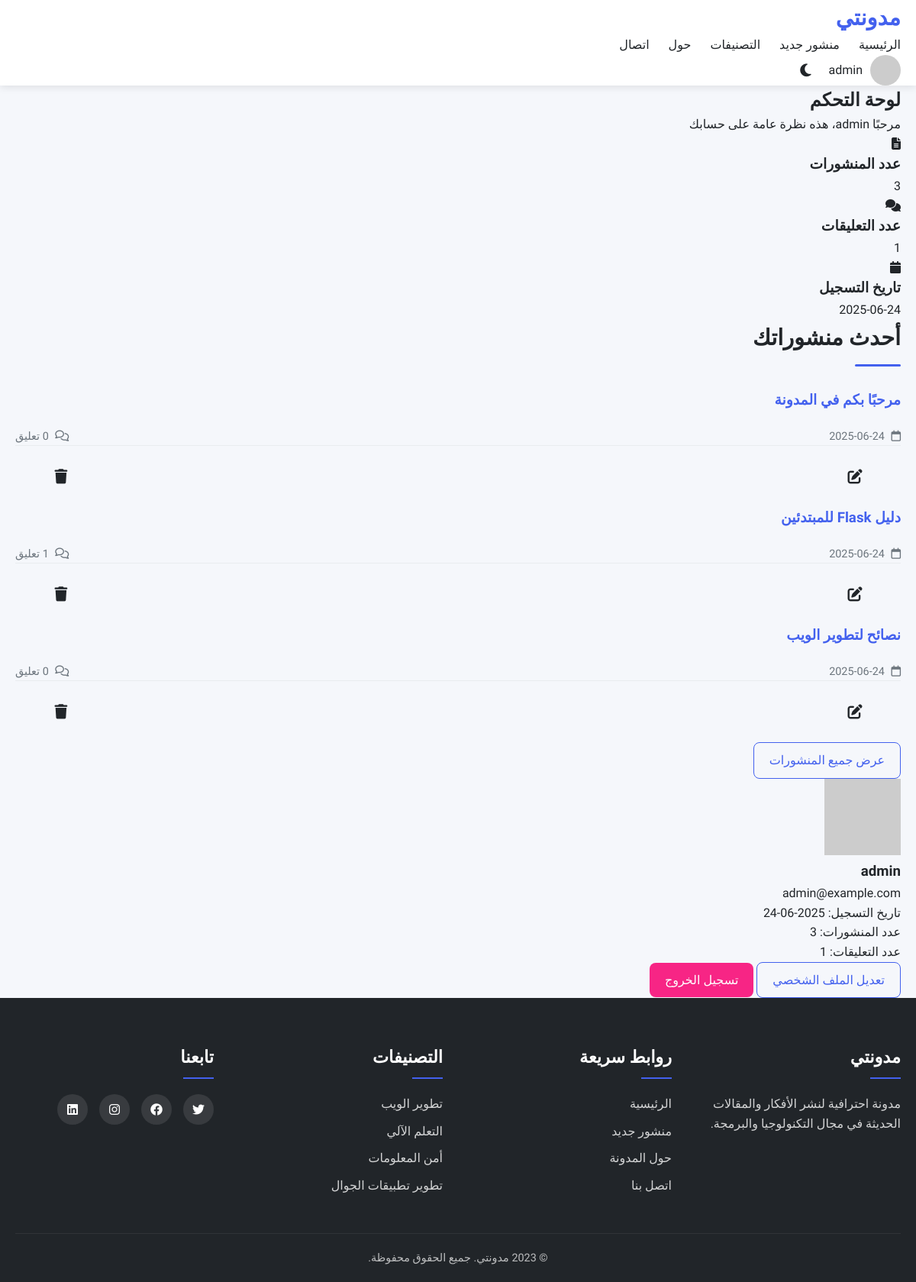
The page /dashboard (signed in) on the database its author committed.
### app.py (models this page shows)
class User(db.Model, UserMixin):
    id = db.Column(db.Integer, primary_key=True)
    username = db.Column(db.String(50), unique=True, nullable=False)
    email = db.Column(db.String(120), unique=True, nullable=False)
    password = db.Column(db.String(200), nullable=False)
    created_at = db.Column(db.DateTime, default=datetime.utcnow)
    is_admin = db.Column(db.Boolean, default=False)
    posts = db.relationship('Post', backref='author', lazy=True)
    comments = db.relationship('Comment', backref='user', lazy=True)

class Post(db.Model):
    id = db.Column(db.Integer, primary_key=True)
    title = db.Column(db.String(200), nullable=False)
    content = db.Column(db.Text, nullable=False)
    image = db.Column(db.String(100))
    created_at = db.Column(db.DateTime, default=datetime.utcnow)
    updated_at = db.Column(db.DateTime, default=datetime.utcnow, onupdate=datetime.utcnow)
    user_id = db.Column(db.Integer, db.ForeignKey('user.id'), nullable=False)
    category_id = db.Column(db.Integer, db.ForeignKey('category.id'))
    comments = db.relationship('Comment', backref='post', lazy=True)

class Category(db.Model):
    id = db.Column(db.Integer, primary_key=True)
    name = db.Column(db.String(50), unique=True, nullable=False)
    posts = db.relationship('Post', backref='category', lazy=True)

### app.py (the view)
@app.route('/dashboard')
@login_required
def dashboard():
    user_posts = Post.query.filter_by(user_id=current_user.id).order_by(Post.created_at.desc()).limit(5).all()
    return render_template('dashboard.html', user=current_user, posts=user_posts)

### app.py (called while the page is built)
@login_manager.user_loader
def load_user(user_id):
    return User.query.get(int(user_id))

@app.context_processor
def inject_categories():
    categories = Category.query.limit(5).all()
    return dict(categories=categories)

### templates/dashboard.html (shortened to what this page needs)
{% extends 'base.html' %}
{% block content %}
<section class="dashboard">
    <div class="dashboard-header">
        <h1>لوحة التحكم</h1>
        <p>مرحبًا {{ current_user.username }}، هذه نظرة عامة على حسابك</p>
    </div>
    <div class="dashboard-stats">
        <div class="stat-card">
            <div class="stat-icon">
                <i class="fas fa-file-alt"></i>
            </div>
            <div class="stat-content">
                <h3>عدد المنشورات</h3>
                <p>{{ current_user.posts|length }}</p>
            </div>
        </div>
        <div class="stat-card">
            <div class="stat-icon">
                <i class="fas fa-comments"></i>
            </div>
            <div class="stat-content">
                <h3>عدد التعليقات</h3>
                <p>{{ current_user.comments|length }}</p>
            </div>
        </div>
        <div class="stat-card">
            <div class="stat-icon">
                <i class="fas fa-calendar"></i>
            </div>
            <div class="stat-content">
                <h3>تاريخ التسجيل</h3>
                <p>{{ current_user.created_at.strftime('%Y-%m-%d') }}</p>
            </div>
        </div>
    </div>
    <div class="dashboard-sections">
        <div class="recent-posts">
            <h2 class="section-title">أحدث منشوراتك</h2>
            {% if posts %}
                <div class="posts-list">
                    {% for post in posts %}
                        <div class="post-item">
                            <div class="post-details">
                                <h3><a href="{{ url_for('show_post', id=post.id) }}">{{ post.title }}</a></h3>
                                <div class="post-meta">
                                    <span><i class="far fa-calendar"></i> {{ post.created_at.strftime('%Y-%m-%d') }}</span>
                                    <span><i class="far fa-comments"></i> {{ post.comments|length }} تعليق</span>
                                </div>
                            </div>
                            <div class="post-actions">
                                <a href="{{ url_for('edit_post', id=post.id) }}" class="btn-icon" title="تعديل">
                                    <i class="fas fa-edit"></i>
                                </a>
                                <a href="{{ url_for('delete_post', id=post.id) }}" class="btn-icon" title="حذف"
                                   onclick="return confirm('هل أنت متأكد من رغبتك في حذف هذا المنشور؟')">
                                    <i class="fas fa-trash"></i>
                                </a>
                            </div>
                        </div>
                    {% endfor %}
                </div>
                <a href="#" class="btn btn-outline btn-block">عرض جميع المنشورات</a>
            {% else %}
                <div class="empty-state">
                    <i class="fas fa-file-alt"></i>
                    <p>لم تنشر أي منشورات بعد</p>
                    <a href="{{ url_for('create_post') }}" class="btn btn-primary">إنشاء منشور جديد</a>
                </div>
            {% endif %}
        </div>
        <div class="user-info">
            <div class="profile-card">
                <div class="profile-header">
                    <img src="https://via.placeholder.com/100" alt="صورة المستخدم" class="profile-avatar">
                    <h3>{{ current_user.username }}</h3>
                    <p>{{ current_user.email }}</p>
                </div>
                <div class="profile-details">
                    <div class="detail-item">
                        <span>تاريخ التسجيل:</span>
                        <span>{{ current_user.created_at.strftime('%Y-%m-%d') }}</span>
                    </div>
                    <div class="detail-item">
                        <span>عدد المنشورات:</span>
                        <span>{{ current_user.posts|length }}</span>
                    </div>
                    <div class="detail-item">
                        <span>عدد التعليقات:</span>
                        <span>{{ current_user.comments|length }}</span>
                    </div>
                </div>
                <div class="profile-actions">
                    <a href="#" class="btn btn-outline">تعديل الملف الشخصي</a>
                    <a href="{{ url_for('logout') }}" class="btn btn-danger">تسجيل الخروج</a>
                </div>
            </div>
        </div>
    </div>
</section>
{% endblock %}

### templates/base.html (shortened to what this page needs)
<!DOCTYPE html>
<html lang="ar" dir="rtl">
<head>
    <link rel="stylesheet" href="https://cdnjs.cloudflare.com/ajax/libs/font-awesome/6.4.0/css/all.min.css">
    <link rel="stylesheet" href="{{ url_for('static', filename='css/style.css') }}">
    <link rel="stylesheet" href="{{ url_for('static', filename='css/dark-mode.css') }}" id="dark-mode-style" disabled>
    <link rel="stylesheet" href="{{ url_for('static', filename='css/editor.css') }}">
</head>
<body>
    <header>
        <div class="container">
            <div class="logo">
                <a href="{{ url_for('index') }}">مدونتي</a>
            </div>
            <nav>
                <ul>
                    <li><a href="{{ url_for('index') }}">الرئيسية</a></li>
                    <li><a href="{{ url_for('create_post') }}">منشور جديد</a></li>
                    <li><a href="#">التصنيفات</a>
                    </li>
                    <li><a href="#">حول</a></li>
                    <li><a href="#">اتصال</a></li>
                </ul>
            </nav>
            <div class="header-actions">
                {% if current_user.is_authenticated %}
                    <div class="user-menu">
                        <img src="https://via.placeholder.com/40" alt="صورة المستخدم" class="user-avatar">
                        <span>{{ current_user.username }}</span>
                    </div>
                {% else %}
                    <a href="{{ url_for('login') }}" class="btn btn-outline">تسجيل الدخول</a>
                    <a href="{{ url_for('register') }}" class="btn btn-primary">تسجيل حساب</a>
                {% endif %}
                <button id="dark-mode-toggle" class="btn-icon">
                    <i class="fas fa-moon"></i>
                </button>
            </div>
        </div>
    </header>
    <main>
        <div class="container">
            {% block content %}{% endblock %}
        </div>
    </main>
    <footer>
        <div class="container">
            <div class="footer-content">
                <div class="footer-section">
                    <h3>مدونتي</h3>
                    <p>مدونة احترافية لنشر الأفكار والمقالات الحديثة في مجال التكنولوجيا والبرمجة.</p>
                </div>
                <div class="footer-section">
                    <h3>روابط سريعة</h3>
                    <ul>
                        <li><a href="{{ url_for('index') }}">الرئيسية</a></li>
                        <li><a href="{{ url_for('create_post') }}">منشور جديد</a></li>
                        <li><a href="#">حول المدونة</a></li>
                        <li><a href="#">اتصل بنا</a></li>
                    </ul>
                </div>
                <div class="footer-section">
                    <h3>التصنيفات</h3>
                    <ul>
                        {% for category in categories %}
                            <li><a href="{{ url_for('category_posts', name=category.name) }}">{{ category.name }}</a></li>
                        {% endfor %}
                    </ul>
                </div>
                <div class="footer-section">
                    <h3>تابعنا</h3>
                    <div class="social-links">
                        <a href="#"><i class="fab fa-twitter"></i></a>
                        <a href="#"><i class="fab fa-facebook"></i></a>
                        <a href="#"><i class="fab fa-instagram"></i></a>
                        <a href="#"><i class="fab fa-linkedin"></i></a>
                    </div>
                </div>
            </div>
            <div class="footer-bottom">
                <p>&copy; 2023 مدونتي. جميع الحقوق محفوظة.</p>
            </div>
        </div>
    </footer>
</body>
</html>

### static/css/style.css (style rules this page uses)
:root { --primary-color: #4361ee; --secondary-color: #3f37c9; --success-color: #4cc9f0; --danger-color: #f72585; --warning-color: #f8961e; --light-color: #f8f9fa; --dark-color: #212529; --gray-color: #6c757d; --light-gray: #e9ecef; --border-radius: 8px; --box-shadow: 0 4px 6px rgba(0, 0, 0, 0.1); --transition: all 0.3s ease; }
* { margin: 0; padding: 0; box-sizing: border-box; }
body { font-family: 'Tajawal', sans-serif; background-color: #f5f7fb; color: var(--dark-color); line-height: 1.6; }
.container { width: 100%; max-width: 1200px; margin: 0 auto; padding: 0 20px; }
a { text-decoration: none; color: var(--primary-color); transition: var(--transition); }
.btn { display: inline-block; padding: 10px 20px; border-radius: var(--border-radius); font-weight: 500; cursor: pointer; transition: var(--transition); border: none; text-align: center; }
.btn-outline { background-color: transparent; border: 1px solid var(--primary-color); color: var(--primary-color); }
.btn-danger { background-color: var(--danger-color); color: white; }
.btn-icon { background: none; border: none; cursor: pointer; font-size: 1.2rem; color: var(--dark-color); padding: 8px; border-radius: 50%; width: 40px; height: 40px; display: flex; align-items: center; justify-content: center; transition: var(--transition); }
header { background-color: white; box-shadow: 0 2px 10px rgba(0, 0, 0, 0.1); position: sticky; top: 0; z-index: 100; }
.logo a { font-size: 1.8rem; font-weight: 700; color: var(--primary-color); }
nav ul { display: flex; list-style: none; }
nav ul li { margin-left: 25px; position: relative; }
nav ul li a { color: var(--dark-color); font-weight: 500; padding: 5px 0; position: relative; }
nav ul li a::after { content: ''; position: absolute; bottom: 0; right: 0; width: 0; height: 2px; background-color: var(--primary-color); transition: var(--transition); }
.header-actions { display: flex; gap: 10px; align-items: center; }
.user-menu { position: relative; display: flex; align-items: center; gap: 10px; cursor: pointer; }
.user-avatar { width: 40px; height: 40px; border-radius: 50%; object-fit: cover; }
.section-title { font-size: 1.8rem; margin-bottom: 30px; position: relative; padding-bottom: 15px; }
.section-title::after { content: ''; position: absolute; bottom: 0; right: 0; width: 60px; height: 3px; background-color: var(--primary-color); border-radius: 3px; }
.post-meta { display: flex; gap: 15px; font-size: 0.9rem; color: var(--gray-color); }
.post-meta i { margin-left: 5px; }
.post-meta { display: flex; justify-content: space-between; align-items: center; margin-top: 20px; }
.post-actions { padding: 20px 40px; border-top: 1px solid var(--light-gray); display: flex; justify-content: space-between; }
footer { background-color: var(--dark-color); color: white; padding: 60px 0 20px; }
.footer-content { display: grid; grid-template-columns: repeat(auto-fit, minmax(250px, 1fr)); gap: 40px; margin-bottom: 40px; }
.footer-section h3 { font-size: 1.4rem; margin-bottom: 20px; position: relative; padding-bottom: 10px; }
.footer-section h3::after { content: ''; position: absolute; bottom: 0; right: 0; width: 40px; height: 2px; background-color: var(--primary-color); }
.footer-section p { margin-bottom: 20px; opacity: 0.8; }
.footer-section ul { list-style: none; }
.footer-section ul li { margin-bottom: 10px; }
.footer-section ul li a { color: rgba(255, 255, 255, 0.8); transition: var(--transition); }
.social-links { display: flex; gap: 15px; }
.social-links a { display: flex; align-items: center; justify-content: center; width: 40px; height: 40px; border-radius: 50%; background-color: rgba(255, 255, 255, 0.1); color: white; transition: var(--transition); }
.footer-bottom { text-align: center; padding-top: 20px; border-top: 1px solid rgba(255, 255, 255, 0.1); font-size: 0.9rem; opacity: 0.7; }

### rows shown on the page
User: username "admin", created_at "2025-06-24", email "admin@example.com"
Post: title "مرحبًا بكم في المدونة", created_at "2025-06-24"
Post: title "دليل Flask للمبتدئين", created_at "2025-06-24"
Post: title "نصائح لتطوير الويب", created_at "2025-06-24"
Category: name "تطوير الويب"
Category: name "التعلم الآلي"
Category: name "أمن المعلومات"
Category: name "تطوير تطبيقات الجوال"

### other values the page prints
{{ current_user.posts|length }} "3"
{{ current_user.comments|length }} "1"
